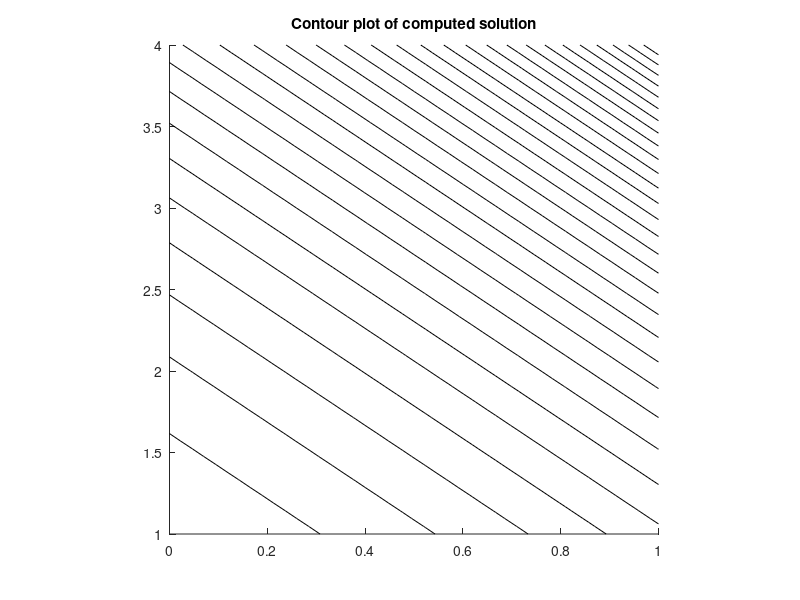

The MATLAB script that drew this image:
% poisson1_2.m  -- solve the Poisson problem u_{xx} + u_{yy} = f(x,y)
% on [a_x,b_x] x [a_y,b_y] with dx=dy=h.  
% 
% The 5-point Laplacian is used at interior grid points.
% This system of equations is then solved using backslash.
% 
% From  http://www.amath.washington.edu/~rjl/fdmbook/chapter3  (2007)


a = 0; 
b = 1;
ay = 1;
by = 4;
m = 20;
h = (b-a)/(m+1);
n = round((by-ay)/h-1);  % choose n such that dx=dy
x = linspace(a,b,m+2);   % grid points x including boundaries
y = linspace(ay,by,n+2);   % grid points y including boundaries


[X,Y] = meshgrid(x,y);      % 2d arrays of x,y values
X = X';                     % transpose so that X(i,j),Y(i,j) are
Y = Y';                     % coordinates of (i,j) point

Iint = 2:m+1;              % indices of interior points in x
Jint = 2:n+1;              % indices of interior points in y
Xint = X(Iint,Jint);       % interior points
Yint = Y(Iint,Jint);

f = @(x,y) 1.25*exp(x+y/2);         % f(x,y) function

rhs = f(Xint,Yint);        % evaluate f at interior points for right hand side
                           % rhs is modified below for boundary conditions.

utrue = exp(X+Y/2);        % true solution for test problem

% set boundary conditions around edges of usoln array:

usoln = utrue;              % use true solution for this test problem
                            % This sets full array, but only boundary values
                            % are used below.  For a problem where utrue
                            % is not known, would have to set each edge of
                            % usoln to the desired Dirichlet boundary values.


% adjust the rhs to include boundary terms:
rhs(:,1) = rhs(:,1) - usoln(Iint,1)/h^2;
rhs(:,n) = rhs(:,n) - usoln(Iint,n+2)/h^2;
rhs(1,:) = rhs(1,:) - usoln(1,Jint)/h^2;
rhs(m,:) = rhs(m,:) - usoln(m+2,Jint)/h^2;


% convert the 2d grid function rhs into a column vector for rhs of system:
F = reshape(rhs,m*n,1);

% form matrix A:
I = speye(m);
In = speye(n);
e = ones(m,1);
en = ones(n,1);
T = spdiags([e -4*e e],[-1 0 1],m,m);
S = spdiags([en en],[-1 1],n,n);
A = (kron(In,T) + kron(S,I)) / h^2;


% Solve the linear system:
uvec = A\F;  

% reshape vector solution uvec as a grid function and 
% insert this interior solution into usoln for plotting purposes:
% (recall boundary conditions in usoln are already set) 

usoln(Iint,Jint) = reshape(uvec,m,n);

% assuming true solution is known and stored in utrue:
err = max(max(abs(usoln-utrue)));   
fprintf('Error relative to true solution of PDE = %10.3e \n',err)

% plot results:

clf
hold on

% plot grid:
% plot(X,Y,'g');  plot(X',Y','g')

% plot solution:
contour(X,Y,usoln,30,'k')

axis([a b ay by])
daspect([1 (by-ay)/(b-a) 1])
title('Contour plot of computed solution')
hold off

